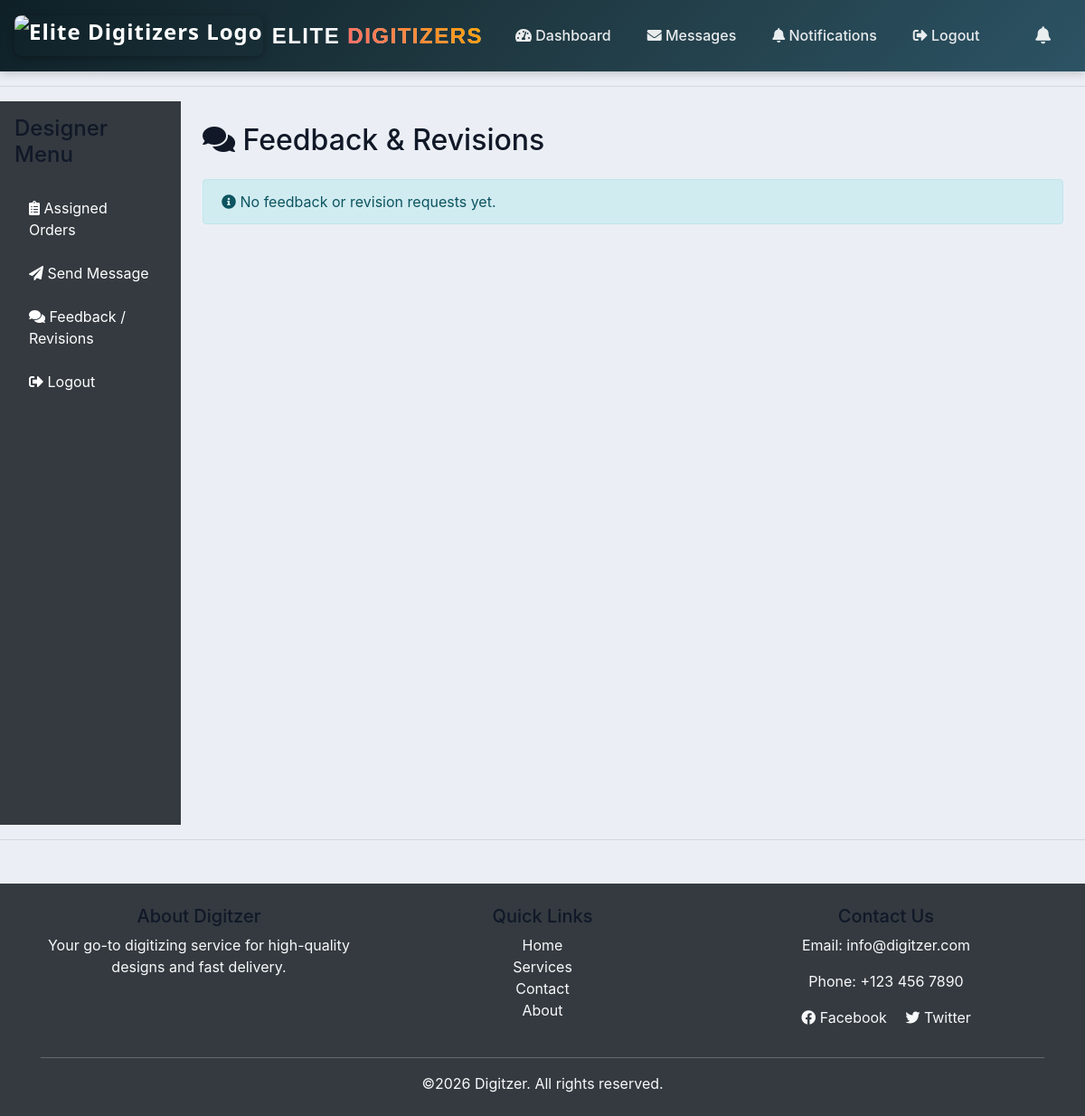
/designer/feedback/ (signed in), run on an earlier commit of the app's database.
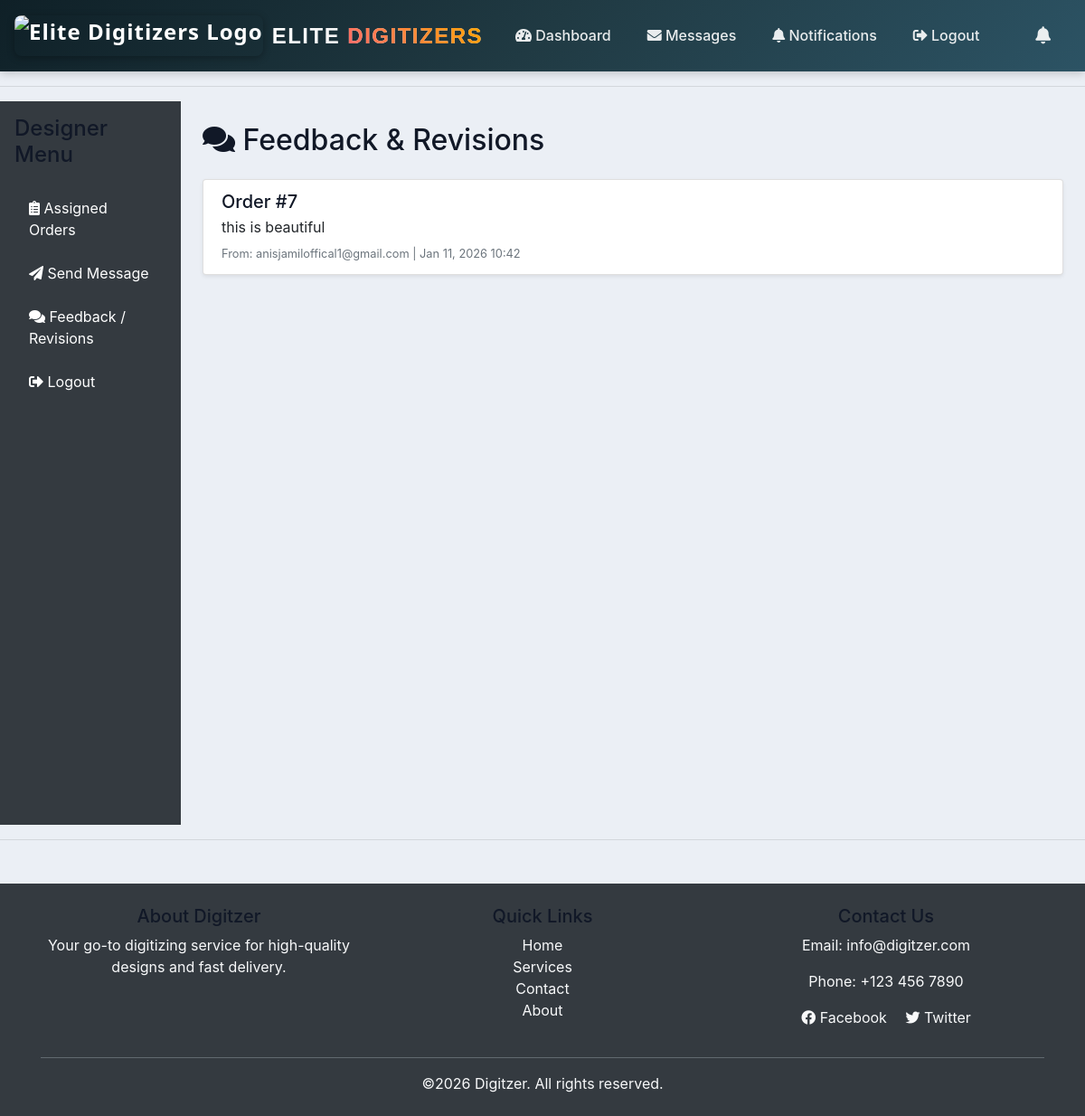
And on a later commit of the database.
### accounts/models.py (models this page shows, shortened)
class Feedback(models.Model):
    order = models.ForeignKey(Order, on_delete=models.CASCADE, related_name="feedbacks")
    customer = models.ForeignKey(User, on_delete=models.CASCADE)
    message = models.TextField()
    created_at = models.DateTimeField(auto_now_add=True)

class Order(models.Model):
    def validate_2mb_file(value):
        max_size = 2 * 1024 * 1024  # 2 MB
        if value.size > max_size:
            raise ValidationError("File size must be less than or equal to 2 MB.")
    STATUS = (
        ('Pending', 'Pending'),
        ('Out for delivery', 'Out for delivery'),
        ('Delivered', 'Delivered'),
        ('Quote Requested', 'Quote Requested'),
        ('Active', 'Active'),
        ('Completed', 'Completed'),
        ('Released', 'Released'),
    )
    ORDER_TYPE = (
        ('Digitizing', 'Digitizing'),
        ('Vector', 'Vector'),
        ('Patch', 'Patch'),
        ('Quote', 'Quote'),
    )
    PAYMENT_STATUS = (
        ('Pending', 'Pending'),
        ('Paid', 'Paid'),
        ('Refunded', 'Refunded'),
    )
    REVIEW_STATUS = (
    ('Pending', 'Pending'),
    ('Approved', 'Approved'),
    ('Rejected', 'Rejected'),
    )
    PLACEMENT_CHOICES = [
        ('Apron', 'Apron'),
        ('Bags', 'Bags'),
        ('Cap', 'Cap'),
        ('Cap Side', 'Cap Side'),
        ('Cap Back', 'Cap Back'),
        ('Chest', 'Chest'),
        ('Gloves', 'Gloves'),
        ('Jacket Back', 'Jacket Back'),
        ('Patches', 'Patches'),
        ('Sleeve', 'Sleeve'),
        ('Towel', 'Towel'),
        ('Visor', 'Visor'),
        ('Other', 'Other'),
    ]
    FABRIC_CHOICES = [
        ('Blanket', 'Blanket'),
        ('Canvas', 'Canvas'),
        ('Canis', 'Canis'),
        ('Cotton Woven', 'Cotton Woven'),
        ('Denim', 'Denim'),
        ('Felt', 'Felt'),
        ('Flannel', 'Flannel'),
        ('Fleece', 'Fleece'),
        ('Leather', 'Leather'),
        ('Nylon', 'Nylon'),
        ('Pique', 'Pique'),
        ('Polyester', 'Polyester'),
        ('Silk', 'Silk'),
        ('Single Jersey', 'Single Jersey'),
        ('Towel', 'Towel'),
        ('Twill', 'Twill'),
        ('Other', 'Other'),
    ]
    FORMAT_CHOICES = [
        ('100', '100'),
        ('cdr', 'cdr'),
        ('cdn', 'cdn'),
        ('dsb', 'dsb'),
        ('dst', 'dst'),
        ('dsz', 'dsz'),
        ('emb', 'emb'),
        ('exp', 'exp'),
        ('jef', 'jef'),
        ('ksm', 'ksm'),
        ('ofm', 'ofm'),
        ('pes', 'pes'),
        ('pxf', 'pxf'),
        ('pof', 'pof'),
        ('tap', 'tap'),
        ('xxx', 'xxx'),
        ('other', 'Other'),
    ]
    customer = models.ForeignKey(Customer, on_delete=models.CASCADE)
    order_type = models.ForeignKey(Product, null=True, on_delete=models.SET_NULL)
    Order_name_PO = models.CharField(max_length=50,  null=True, blank=True)# change this to Order_name/PO for patch name patch type
    date_created = models.DateTimeField(auto_now_add=True, null=True)
    status = models.CharField(max_length=200, null=True, choices=STATUS)
    Additional_information = models.TextField(blank=True, null=True)
    design_file = models.FileField(upload_to='designs/', null=True, blank=True)
    invoice_file = models.FileField(upload_to='invoices/', null=True, blank=True)
    quantity = models.PositiveIntegerField(default=1)
    fabric_material = models.CharField(max_length=100, blank=True, null=True, choices=FABRIC_CHOICES)
    Required_Format = models.CharField(max_length=100, blank=True, null=True, default='DST', choices=FORMAT_CHOICES)
    urgent = models.BooleanField(default=False)
    price = models.DecimalField(max_digits=10, decimal_places=2, blank=True, null=True, default=0.00)
    Height = models.CharField(max_length=100, blank=True, null=True, default='standard')
    Width = models.CharField(max_length=100, blank=True, null=True, default='standard')
    total_colors = models.PositiveIntegerField(null=True ,blank=True)
    turnaround_time = models.CharField(max_length=100, blank=True, null=True)
    placement = models.CharField(max_length=100, blank=True, null=True, choices=PLACEMENT_CHOICES)
    released = models.BooleanField(default=False)  # For release_projects
    payment_status = models.CharField(max_length=20, choices=PAYMENT_STATUS, default='Pending')  # For follow-up payments
    date_completed = models.DateTimeField(null=True, blank=True)  # Optional: track completion time
    review_status = models.CharField(max_length=20, choices=REVIEW_STATUS, default='Pending')
    review_comment = models.TextField(blank=True, null=True)
    design_file = models.FileField(upload_to='designs/', blank=True, null=True, validators=[validate_2mb_file])# limated size 2MB
    assigned_sale_reps = models.ForeignKey(
        SalesRepresentative,
        on_delete=models.SET_NULL,
        null=True,
        blank=True,
        related_name='sales_rep_orders'
    )
    assigned_designer = models.ForeignKey(
        User,
        on_delete=models.SET_NULL,
        null=True,
        blank=True,
        related_name='designer_orders'
    )

### accounts/views.py (the view)
# urls.py: path("designer/feedback/", views.designer_feedback, name="designer_feedback"),
@login_required
def designer_feedback(request):
    feedbacks = Feedback.objects.filter(order__assigned_designer=request.user).order_by('-created_at')
    return render(request, "accounts/designer_feedback.html", {"feedbacks": feedbacks})

### templates/accounts/designer_feedback.html
{% extends "accounts/main.html" %}
{% block content %}
<div class="container-fluid">
    <div class="row">
        <div class="col-md-3 col-lg-2 bg-dark text-white vh-100 p-3">
            <h4 class="mb-4">Designer Menu</h4>
            <ul class="nav flex-column">
                <li class="nav-item mb-2">
                    <a href="{% url 'designer-dashboard' %}" class="nav-link text-white">
                        <i class="fas fa-clipboard-list"></i> Assigned Orders
                    </a>
                </li>
                <li class="nav-item mb-2">
                    <a href="{% url 'communicate_with_sales_admin' %}" class="nav-link text-white">
                        <i class="fas fa-paper-plane"></i> Send Message
                    </a>
                </li>
                <li class="nav-item mb-2">
                    <a href="{% url 'designer_feedback' %}" class="nav-link text-white active">
                        <i class="fas fa-comments"></i> Feedback / Revisions
                    </a>
                </li>
                <li class="nav-item mt-auto">
                    <a class="nav-link text-white" href="{% url 'logout' %}">
                        <i class="fas fa-sign-out-alt"></i> Logout
                    </a>
                </li>
            </ul>
        </div>
        <div class="col-md-9 col-lg-10 p-4">
            <h2 class="mb-4">
                <i class="fas fa-comments"></i> Feedback & Revisions
            </h2>
            {% if feedbacks %}
                <div class="list-group">
                    {% for feedback in feedbacks %}
                        <div class="list-group-item mb-3 shadow-sm rounded">
                            <h5 class="mb-1">Order #{{ feedback.order.id }}</h5>
                            <p class="mb-1">{{ feedback.message }}</p>
                            <small class="text-muted">
                                From: {{ feedback.customer.username }} |
                                {{ feedback.created_at|date:"M d, Y H:i" }}
                            </small>
                        </div>
                    {% endfor %}
                </div>
            {% else %}
                <div class="alert alert-info">
                    <i class="fas fa-info-circle"></i>
                    No feedback or revision requests yet.
                </div>
            {% endif %}
        </div>
    </div>
</div>
{% endblock %}

What changed in the data, as far as the page shows it:
added Feedback: order.id "7", message "this is beautiful", customer.username "anisjamiloffical1@gmail.com", created_at "Jan 11, 2026 10:42"
Also different on the page:
text no longer shown: "No feedback or revision requests yet."
